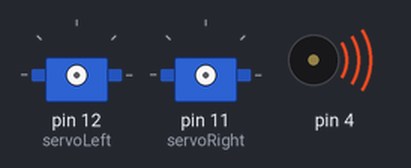
Simulated run of this sketch. Board: Arduino Uno, built with avr-gcc and run on an emulated ATmega328P. On the bench: 2 × servo, buzzer (waves = sounding).

Above: at 0.1 s.
At 1.1 s:
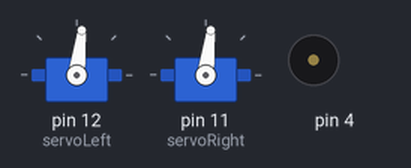
At 1.8 s:
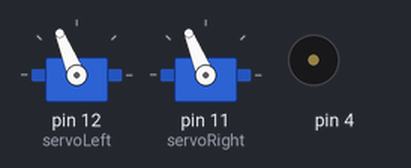
At 2.4 s:
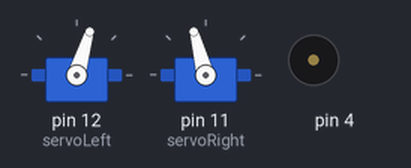
Timing chart, 0 to 3.9 s (numbered marks = the images above):
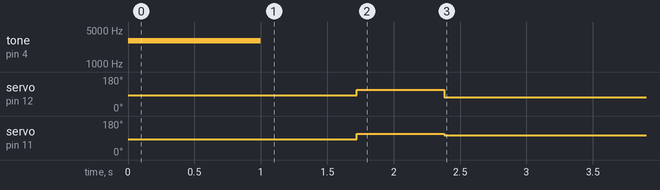

The sketch:

Lab1_deliverable1.ino
```cpp
// Robotics with the BOE Shield - ForwardTenSeconds
// Make the BOE Shield-Bot roll forward for 6ft seconds, then stop.

#include <Servo.h>                           // Include servo library

Servo servoLeft;                             // Declare left and right servos
Servo servoRight;

void setup()                                 // Built-in initialization block
{
  tone(4, 3000, 1000);                       // Play tone for 1 second
  delay(1000);                               // Delay to finish tone

  servoLeft.attach(12);
  servoRight.attach(11);
  // Full speed forward
  servoLeft.writeMicroseconds(1400);         // Left wheel counterclockwise
  servoRight.writeMicroseconds(1400);        // Right wheel clockwise
  delay(720);

  servoLeft.writeMicroseconds(1700);         // Left wheel counterclockwise
  servoRight.writeMicroseconds(1700);        // Right wheel clockwise
  delay(660);                             // ...for 10 seconds

  servoLeft.writeMicroseconds(1300);         // Left wheel counterclockwise
  servoRight.writeMicroseconds(1630);        // Right wheel clockwise
  delay(12000);
  servoLeft.detach();                        // Stop sending servo signals
  servoRight.detach();
}

void loop()                                  // Main loop auto-repeats
{                                            // Empty, nothing needs repeating
}
```
